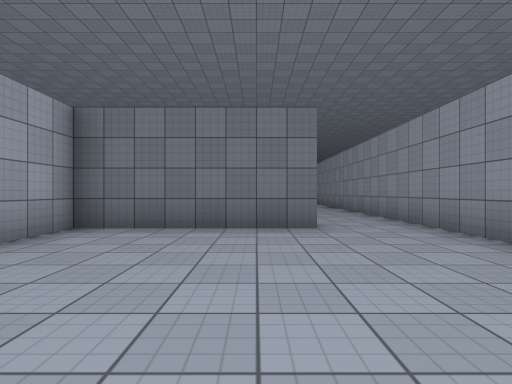
View 1 (above)

21 first-person views from a walk through a Unity game level. The camera is 1.2 m above the floor, looks level and sees 80° across. The floor is counted in squares, 2 m on a side. Each view is taken from the middle of a square. On the plan, view 1 faces up. The plan holds only what a view shows up to about 9 squares ahead; the rest is blank. The place goes on beyond the plan. The player character is not drawn. Some animated figures are not drawn. Surface patterns are stand-ins for the level's own textures.

View 2
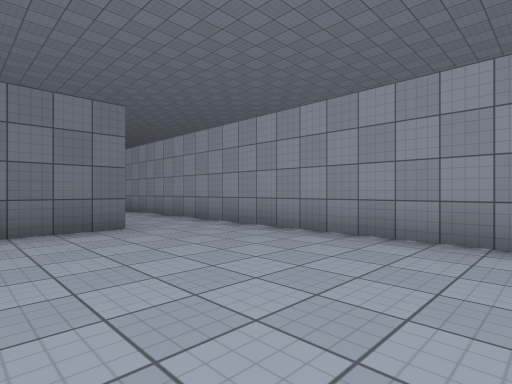

View 3
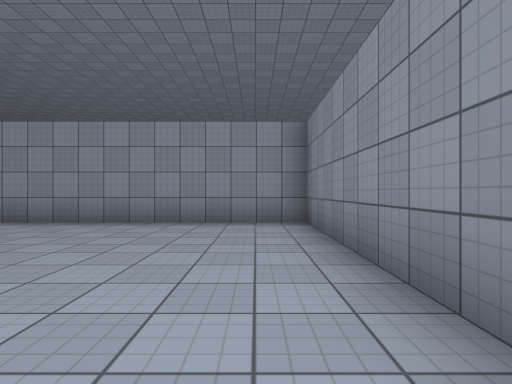

View 4
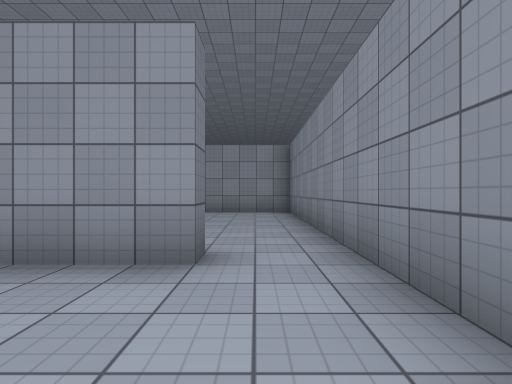

View 5
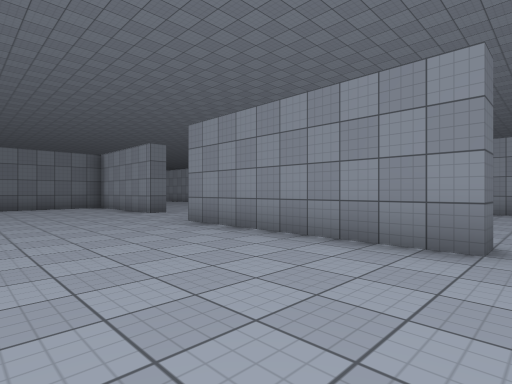

View 6
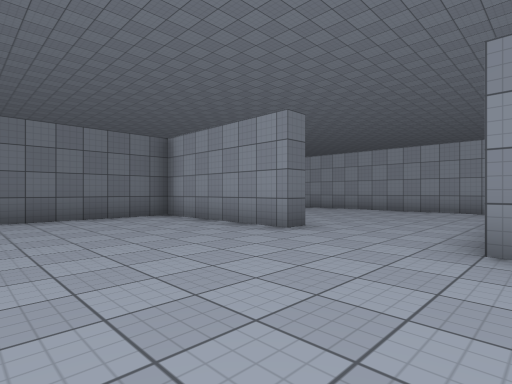

View 7
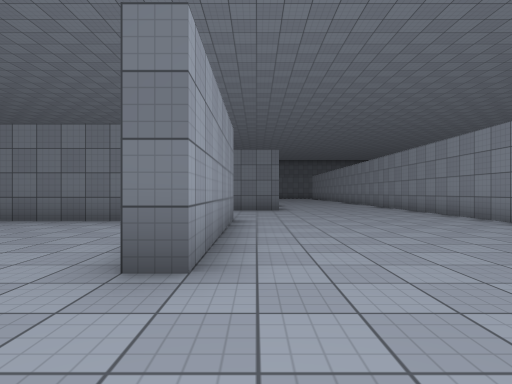

View 8
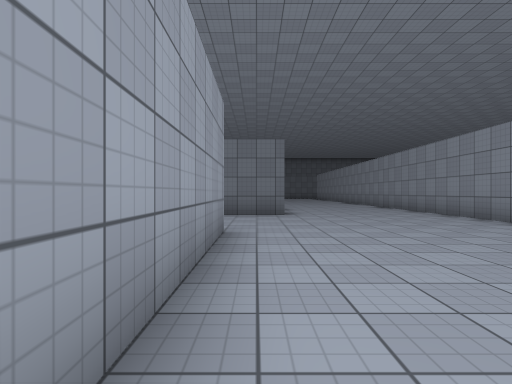

View 9
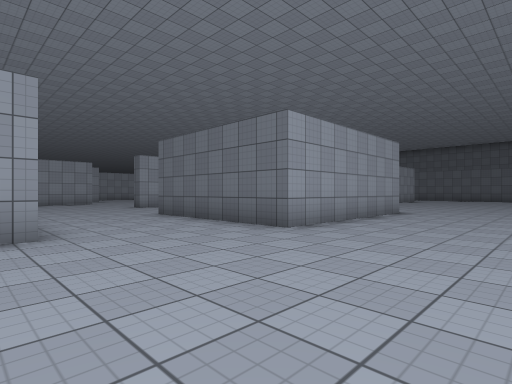

View 10
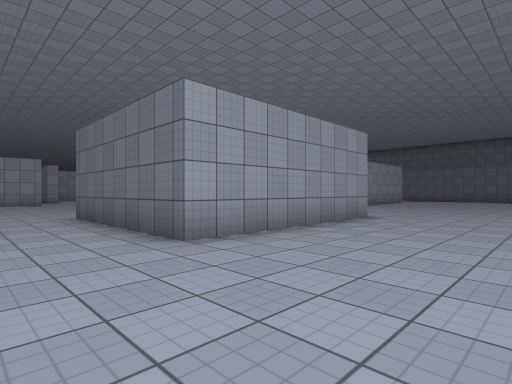

View 11
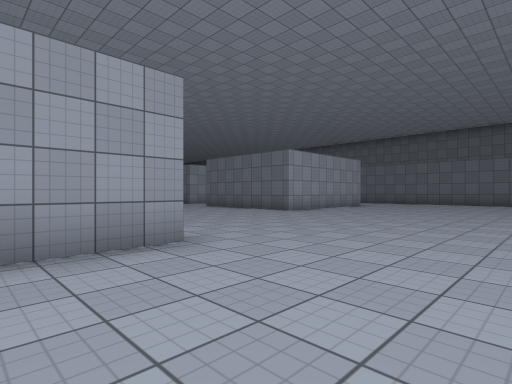

View 12
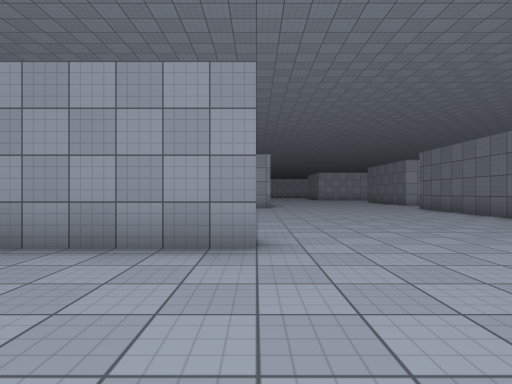

View 13
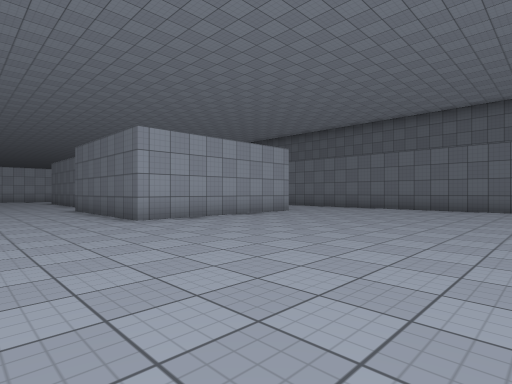

View 14
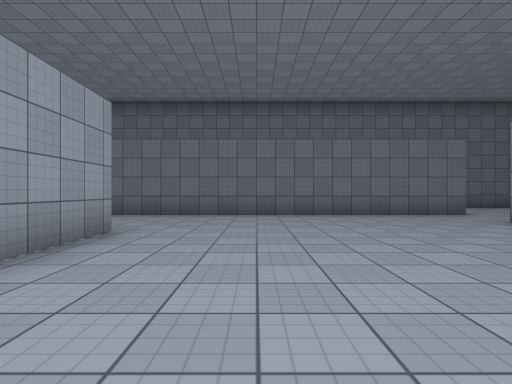

View 15
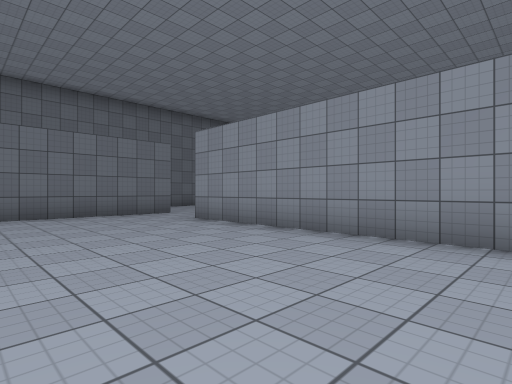

View 16
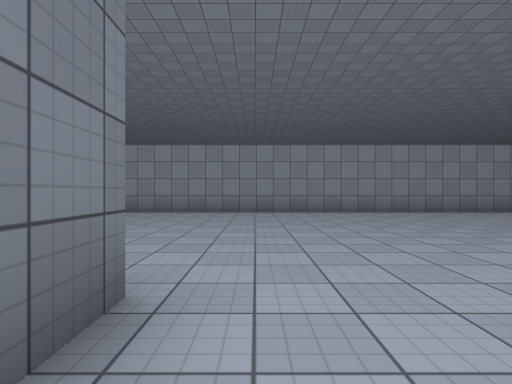

View 17
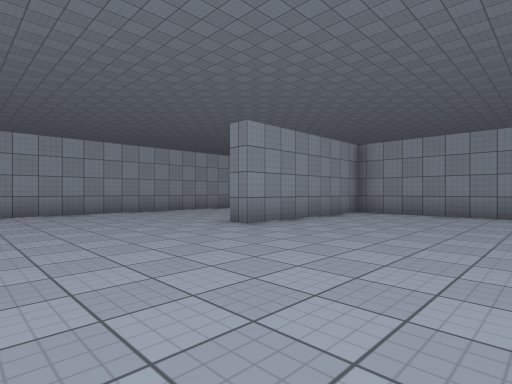

View 18
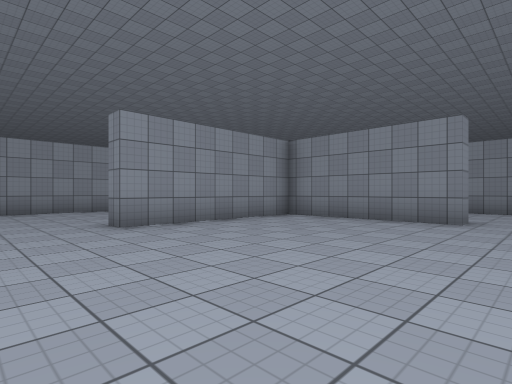

View 19
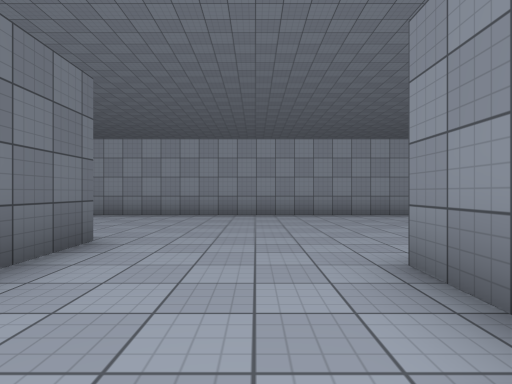

View 20
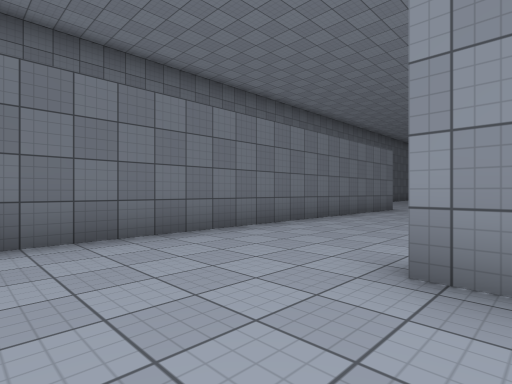

View 21
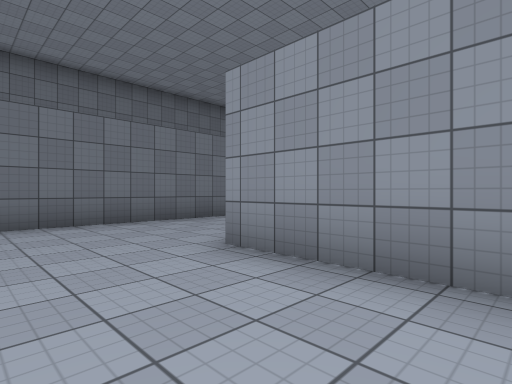

### Floor plan
Points are (right, up) in squares from view 1. A wall is a line through its corners. A room is listed if a view was taken in it or the views show most of it. See-through windows are left out.
Room 1 (views 1, 2)
walls: (1.1, 5) (-3, 5) (-3, 3.5); (-2.4, -1) (3, -1) (3, 4.5)
ways out: opening at (-3, 0) to room 2; opening at (2, 5) to room 2
Room 2 (views 3, 4, 5, 6, 7, 8, 9, 10, 11, 12, 13, 14, 15, 16, 17, 18, 19, 20, 21)
walls: (-1.8, 21) (-1.2, 21) (-1.2, 16) (-5.8, 16) (-5.8, 16.5) (-1.8, 16.5) (-1.8, 21); (-3.6, 12.7) (-2.5, 12.7) (-2.5, 8.2) (-3, 8.2) (-3, 12.2) (-7.2, 12.2); (-6.1, 12.7) (-5.1, 12.7); (-4.7, 29.1) (-4.7, 31.7); (-4.2, 31.7) (-4.2, 26.7) (-7.5, 26.7); (3, 4.5) (3, 33); (3.5, 35) (-6.8, 35); (-3, 0.5) (-3.5, 0.5) (-3.5, 5.5); (-4.9, -1) (-2.4, -1)
ways out: opening at (-3, 0) to room 1; opening at (2, 5) to room 1; opening at (3, 34)

Positions as (right, up) in squares from view 1, and headings:
1: (0, 0), facing up
2: (-1, 0), facing up-right
3: (-3, 0), facing right
4: (-6, 0), facing right
5: (-7, 0), facing up-right
6: (-7, 5), facing up-right
7: (-2, 6), facing up
8: (-2, 8), facing up
9: (2, 12), facing up-left
10: (2, 14), facing up-left
11: (2, 19), facing up-left
12: (2, 21), facing left
13: (2, 24), facing up-left
14: (-2, 27), facing up
15: (-1, 27), facing up-right
16: (-6, 26), facing right
17: (-6, 25), facing down-right
18: (-7, 23), facing down-right
19: (-5, 14), facing right
20: (-7, 31), facing up-right
21: (-7, 29), facing up-right
